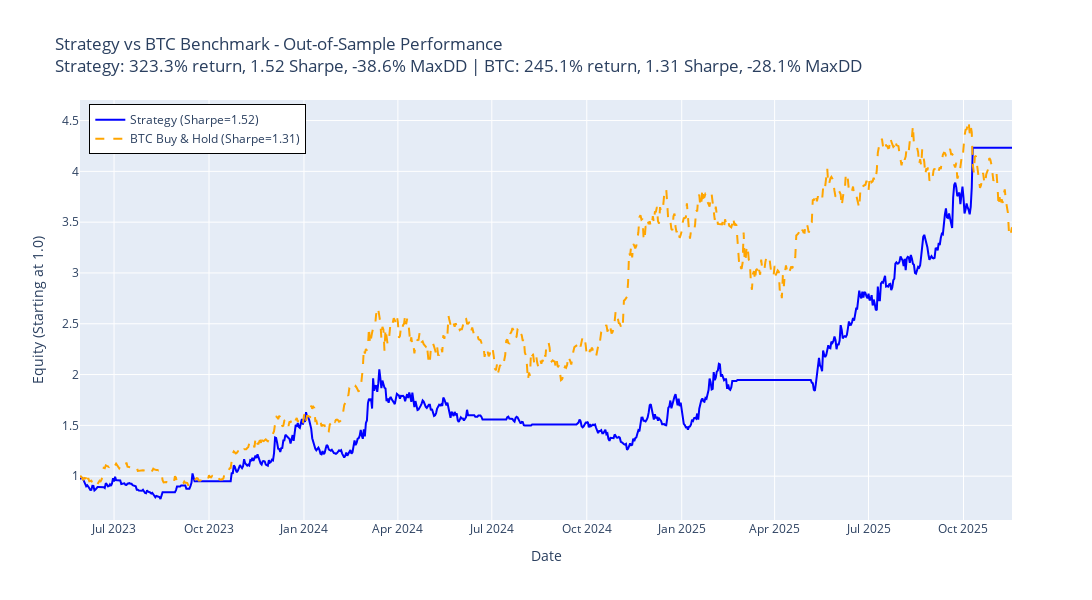

The notebook cell this image was saved under:
### Code cell
# Visualization: Strategy vs BTC Benchmark

# Calculate BTC buy-and-hold returns over the same OOS period
btc_oos_dates = combined_equity_series.index
btc_prices = price['BTCUSDT'].reindex(btc_oos_dates)

# Build BTC equity curve (buy and hold)
btc_equity = []
if len(btc_prices) > 0 and not pd.isna(btc_prices.iloc[0]):
    initial_btc_price = btc_prices.iloc[0]
    for btc_price in btc_prices:
        if pd.isna(btc_price):
            btc_equity.append(btc_equity[-1] if btc_equity else 1.0)
        else:
            btc_equity.append(btc_price / initial_btc_price)
    
    btc_equity_series = pd.Series(btc_equity, index=btc_oos_dates, name='BTC')
    
    # Calculate BTC metrics
    btc_returns = btc_equity_series.pct_change(fill_method=None).dropna()
    btc_sharpe = compute_sharpe(btc_returns) if len(btc_returns) > 1 else np.nan
    btc_sortino = compute_sortino_ratio(btc_returns) if len(btc_returns) > 1 else np.nan
    btc_calmar = compute_calmar_ratio(btc_returns, btc_equity_series) if len(btc_returns) > 1 else np.nan
    btc_total_return = (btc_equity_series.iloc[-1] - 1.0)
    btc_cagr = ((btc_equity_series.iloc[-1]) ** (365.25 / len(btc_equity_series)) - 1) if len(btc_equity_series) > 0 else 0.0
    
    # Calculate BTC drawdown
    btc_running_max = btc_equity_series.expanding().max()
    btc_drawdown = (btc_equity_series - btc_running_max) / btc_running_max
    btc_max_drawdown = btc_drawdown.min()
    
    # Create comparison plot
    fig = go.Figure()
    
    # Strategy equity
    fig.add_trace(go.Scatter(
        x=combined_equity_series.index,
        y=combined_equity_series.values,
        mode='lines',
        name=f'Strategy (Sharpe={aggregate_sharpe:.2f})',
        line=dict(color='blue', width=2)
    ))
    
    # BTC benchmark
    fig.add_trace(go.Scatter(
        x=btc_equity_series.index,
        y=btc_equity_series.values,
        mode='lines',
        name=f'BTC Buy & Hold (Sharpe={btc_sharpe:.2f})',
        line=dict(color='orange', width=2, dash='dash')
    ))
    
    fig.update_layout(
        title=f'Strategy vs BTC Benchmark - Out-of-Sample Performance<br>' +
              f'Strategy: {aggregate_total_return*100:.1f}% return, {aggregate_sharpe:.2f} Sharpe, {max_drawdown*100:.1f}% MaxDD | ' +
              f'BTC: {btc_total_return*100:.1f}% return, {btc_sharpe:.2f} Sharpe, {btc_max_drawdown*100:.1f}% MaxDD',
        xaxis_title='Date',
        yaxis_title='Equity (Starting at 1.0)',
        hovermode='x unified',
        width=1200,
        height=600,
        legend=dict(x=0.01, y=0.99, bordercolor="Black", borderwidth=1)
    )
    
    fig.show()
    
    # Print comparison summary
    print("\n" + "="*80)
    print("STRATEGY vs BTC BENCHMARK COMPARISON")
    print("="*80)
    print(f"\nStrategy Performance:")
    print(f"  Total Return:  {aggregate_total_return*100:.2f}%")
    print(f"  CAGR:          {aggregate_cagr*100:.2f}%")
    print(f"  Sharpe Ratio:  {aggregate_sharpe:.3f}")
    print(f"  Sortino Ratio: {aggregate_sortino:.3f}")
    print(f"  Calmar Ratio:  {aggregate_calmar:.3f}")
    print(f"  Max Drawdown:  {max_drawdown*100:.2f}%")
    print(f"  Avg Turnover:  {aggregate_avg_turnover*100:.2f}%/day")
    
    print(f"\nBTC Buy & Hold Performance:")
    print(f"  Total Return:  {btc_total_return*100:.2f}%")
    print(f"  CAGR:          {btc_cagr*100:.2f}%")
    print(f"  Sharpe Ratio:  {btc_sharpe:.3f}")
    print(f"  Sortino Ratio: {btc_sortino:.3f}")
    print(f"  Calmar Ratio:  {btc_calmar:.3f}")
    print(f"  Max Drawdown:  {btc_max_drawdown*100:.2f}%")
    
    print(f"\nOutperformance:")
    print(f"  Return Difference:  {(aggregate_total_return - btc_total_return)*100:.2f}%")
    print(f"  CAGR Difference:    {(aggregate_cagr - btc_cagr)*100:.2f}%")
    print(f"  Sharpe Difference:  {(aggregate_sharpe - btc_sharpe):.3f}")
    print(f"  Sortino Difference: {(aggregate_sortino - btc_sortino):.3f}")
    print(f"  Calmar Difference:  {(aggregate_calmar - btc_calmar):.3f}")
    
    excess_return_ratio = aggregate_total_return / btc_total_return if btc_total_return != 0 else np.inf
    print(f"  Return Ratio (Strategy/BTC): {excess_return_ratio:.2f}x")
    print("="*80)
else:
    print("Warning: BTC data not available for OOS period")

### Figure 1 — Plotly figure (JSON) as saved in the notebook; plotly's stock layout.template omitted (floating-point values rounded to 4 significant figures; data arrays with more than 128 entries replaced by an {"elided": "..."} marker saying what was removed)
{"data": [{"line": {"color": "blue", "width": 2}, "mode": "lines", "name": "Strategy (Sharpe=1.52)", "type": "scatter", "x": {"elided": "904 str values"}, "y": {"elided": "904 float values"}}, {"line": {"color": "orange", "dash": "dash", "width": 2}, "mode": "lines", "name": "BTC Buy & Hold (Sharpe=1.31)", "type": "scatter", "x": {"elided": "904 str values"}, "y": {"elided": "904 float values"}}], "layout": {"height": 600, "hovermode": "x unified", "legend": {"bordercolor": "Black", "borderwidth": 1, "x": 0.01, "y": 0.99}, "title": {"text": "Strategy vs BTC Benchmark - Out-of-Sample Performance<br>Strategy: 323.3% return, 1.52 Sharpe, -38.6% MaxDD | BTC: 245.1% return, 1.31 Sharpe, -28.1% MaxDD"}, "width": 1200, "xaxis": {"title": {"text": "Date"}}, "yaxis": {"title": {"text": "Equity (Starting at 1.0)"}}}}
